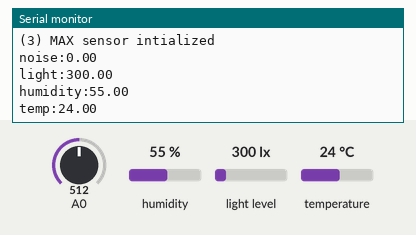
This sketch was run on a simulated Arduino Uno, built with avr-gcc and run on an emulated ATmega328P. Shown: the last lines printed to the serial monitor. Inputs (shaded band) come from the test bench; at power-on: light level 300 lx, A0 = 512, humidity 55 %, temperature 24 °C.

Above: at 1.9 s.
2.0 s: light level set to 40 lx
At 3.4 s:
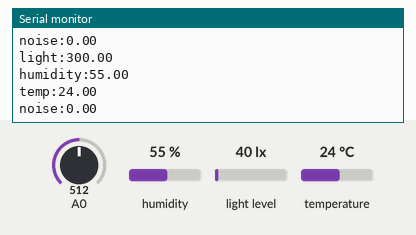
3.5 s: A0 set to 686
At 4.8 s:
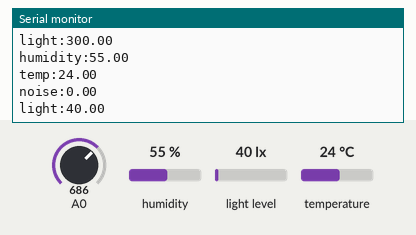
5.0 s: light level set to 500 lx
At 5.5 s:
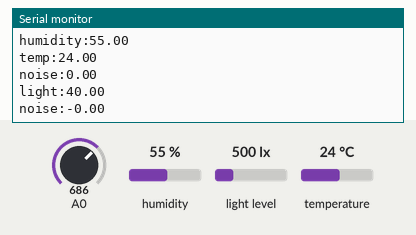
Timing chart, 0 to 8.0 s (numbered marks = the images above; inputs shaded):
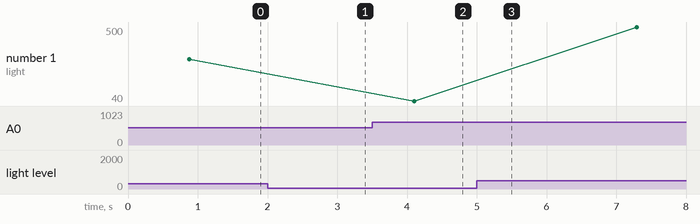

Measured:
- plotted number 1: 40 → 500 after the input at 5.0 s

The sketch:

collect_ard_send.ino
```cpp
/*
 * File:  collect_ard_send
 * Desc:  Code for the Arduino Uno in the Collection module (1a). Collects sensor data
 *        and forwards it to the corresponding ESP8266 over seial.
 *
 * 1. [a.collect_ard_send]-->[b.colect_esp_recv]-->((cloud))
 *
 * 2. [a.display_ard_recv]<--[b.display_esp_send]<--((cloud))
 *
 * Created:   15 Feburary 2018
 * Modified:  12 March 2018
 *
 * KEK1AD - kyle.kennedy@us.bosch.com
 * RBNA - CI/IO
 * Created for the MITE (Mini IoT Experience) Platform Demo in the Chicago Connectory
 */

/*************** General ****************/
#include <stdio.h>
/*************** Sensors ****************/
#include <Wire.h>
#include <Adafruit_Sensor.h>
#include <Adafruit_TSL2561_U.h>
#include "DHT.h"

/**************** Other *****************/
#define PIN_DHT 4           // pin for DHT sensor
#define TYPE_DHT DHT22      // DHT sensor type
#define PIN_RX 10           // Serial receive pin
#define PIN_TX 11           // Serial transmit pin
#define OUTPUT_SIZE 31      // num byes for serial messages

/********** Global State ****************/
Adafruit_TSL2561_Unified tsl = Adafruit_TSL2561_Unified(TSL2561_ADDR_FLOAT, 12345);
DHT dht(PIN_DHT, TYPE_DHT);
const int sampleWindow = 50;  // Sample window for MAX sensor, width in mS (50 mS = 20Hz)
unsigned int sample;
unsigned long timer = 0;

// Run once upon startup of the Arduino
void setup() {
  Serial.begin(57600);    // NOTE: Serial rate can be changed but must match collect_esp_recv

  /* Initialise the sensors */
  // (1) tsl
  // use tsl.begin() to default to Wire,
  // tsl.begin(&Wire2) directs api to use Wire2, etc.
  if(!tsl.begin())
  {
    /* There was a problem detecting the TSL2561 ... check your connections */
    Serial.print("Ooops, no TSL2561 detected ... Check your wiring or I2C ADDR!");
    while(1);
  }
  /* Display some basic information on this sensor */
  displaySensorDetails();
  /* Setup the sensor gain and integration time */
  configureSensor();
  Serial.println("(1) TSL sensor intialized");

  // (2) dht
  dht.begin();
  Serial.println("(2) DHT sensor intialized");
  delay(100);

  // (3) max
  Serial.println("(3) MAX sensor intialized");
  delay(100);
}

// Loop constantly while the Arduino is on
void loop() {
    if (timer >= 120000) timer = 0;  // reset timer every 2 minutes
    // semd all sensor data every 120 seconds
    if (timer % 120000 == 0) {
      sendMAX();
      delay(75);
      sendTSL();
      delay(75);
      sendDHT();
    }
    // send light and noise every 6 seconds
    else if (timer % 6000 == 0) {
      sendMAX();
      delay(75);
      sendTSL();
    }
    // send light every 3 seconds
    else if (timer % 3000 == 0) {
      sendTSL();
    }
    // send noise every 2 seconds
    else if (timer % 2000 == 0) {
      sendMAX();
    }

    // delay one second and increment timer
    delay(1000);
    timer+=1000;
}

/*
 * Name:  sendTSL
 * Args:  none
 * Desc:  Read the current light value from the TSL sensor and forward it over serial.
 * Rets:  void
 */
 void sendTSL() {
  float valTSL;
  if (readTSL(&valTSL) == true) {
    Serial.print("light:");
    Serial.println(valTSL);
  } else {
    Serial.println("MAX read fail!");
  }
}

/*
 * Name:  sendMAX
 * Args:  none
 * Desc:  Read the current noise value from the MAX sensor and forward it over serial.
 * Rets:  void
 */
void sendMAX() {
  double valMAX;
  if (readMAX(&valMAX) == true) {
    Serial.print("noise:");
    Serial.println(valMAX);
  } else {
    Serial.println("MAX read fail!");
  }
}

/*
 * Name:  sendDHT
 * Args:  none
 * Desc:  Read the current temp and humidity values from the DHT sensor and forward
 *        them over serial.
 * Rets:  void
 */
void sendDHT() {
  float valDHT[2];
  if (readDHT(valDHT) == true) {
    Serial.print("humidity:");
    Serial.println(valDHT[0]);
    delay(75);
    Serial.print("temp:");
    Serial.println(valDHT[1]);
  } else {
    Serial.println("DHT read fail!");
  }
}

/*
 * Name:  displaySensorDetails
 * Args:  none
 * Desc:  Displays some basic info about the TSL sensor. Called in start().
 * Rets:  void
 */
void displaySensorDetails()
{
  sensor_t sensor;
  tsl.getSensor(&sensor);
  Serial.println("------------------------------------");
  Serial.print  ("Sensor:       "); Serial.println(sensor.name);
  Serial.print  ("Driver Ver:   "); Serial.println(sensor.version);
  Serial.print  ("Unique ID:    "); Serial.println(sensor.sensor_id);
  Serial.print  ("Max Value:    "); Serial.print(sensor.max_value); Serial.println(" lux");
  Serial.print  ("Min Value:    "); Serial.print(sensor.min_value); Serial.println(" lux");
  Serial.print  ("Resolution:   "); Serial.print(sensor.resolution); Serial.println(" lux");
  Serial.println("------------------------------------");
  Serial.println("");
  delay(500);
}

/*
 * Name:  configureSensor
 * Args:  none
 * Desc:  Configures the gain and timing of the TSL sensor on startup.
 * Rets:  void
 */
void configureSensor()
{
  /* You can also manually set the gain or enable auto-gain support */
  // tsl.setGain(TSL2561_GAIN_1X);        /* No gain ... use in bright light to avoid sensor saturation */
  tsl.setGain(TSL2561_GAIN_16X);        /* 16x gain ... use in low light to boost sensitivity */
  //tsl.setGain(TSL2561_GAIN_8X);
  //tsl.enableAutoRange(true);            /* Auto-gain ... switches automatically between 1x and 16x */

  /* Changing the integration time gives you better sensor resolution (402ms = 16-bit data) */
  //tsl.setIntegrationTime(TSL2561_INTEGRATIONTIME_13MS);      /* fast but low resolution */
  tsl.setIntegrationTime(TSL2561_INTEGRATIONTIME_101MS);  /* medium resolution and speed   */
  // tsl.setIntegrationTime(TSL2561_INTEGRATIONTIME_402MS);  /* 16-bit data but slowest conversions */

  /* Update these values depending on what you've set above! */
  Serial.println("------------------------------------");
  Serial.print  ("Gain:         "); Serial.println("16x");
  Serial.print  ("Timing:       "); Serial.println("101 ms");
  Serial.println("------------------------------------");
}

/*
 * Name:  readTSL
 * Args:  float *valTSL
 * Desc:  Reads the current light value from the TSL sensor. Updates the float buffer
 *        <valTSL> that is passed by reference with the new value.
 * Rets:  boolean true or false according to the success of reading from the sensor
 */
boolean readTSL(float *valTSL) {
  /* Get a new sensor event */
  sensors_event_t event;
  tsl.getEvent(&event);

  /* Display the results (light is measured in lux) */
  if (event.light)
  {
    *valTSL = event.light;
    return true;
  }
  else
  {
    /* If event.light = 0 lux the sensor is probably saturated
       and no reliable data could be generated! */
    Serial.println("Sensor overload");
    return false;
  }
}

/*
 * Name:  readDHT
 * Args:  float *valDHT
 * Desc:  Reads the current temp and humidity values from the DHT sensor. Updates the
 *        float buffer <valDHT> that is passed by reference with the new value.
 * Rets:  boolean true or false according to the success of reading from the sensor
 */
boolean readDHT(float *valDHT) {
  // Reading temperature or humidity takes about 250 milliseconds!
  // Sensor readings may also be up to 2 seconds 'old' (its a very slow sensor)
  float h = dht.readHumidity();
  // Read temperature as Celsius (the default)
  float t = dht.readTemperature();

  // Check if any reads failed and exit early (to try again).
  if (isnan(h) || isnan(t)) {
    Serial.println("Failed to read from DHT sensor!");
    return false;
  }

  // set values and return
  valDHT[0] = h;
  valDHT[1] = t;
  return true;
}

/*
 * Name:  readMAX
 * Args:  float *valMAX
 * Desc:  Reads the current noise value from the MAX sensor. Updates the double buffer
 *        <valMAX> that is passed by reference with the new value.
 * Rets:  boolean true or false according to the success of reading from the sensor
 */
boolean readMAX(double *valMAX) {
   unsigned long startMillis = millis();  // Start of sample window
   unsigned int peakToPeak = 0;   // peak-to-peak level

   double voltageInput = 3.3;
   unsigned int inputMax = 676;   // 1024 for 5V input
   unsigned int signalMax = 0;
   unsigned int signalMin = inputMax;

   // collect data for 50 mS
   while (millis() - startMillis < sampleWindow)
   {
      sample = analogRead(0);
      if (sample < inputMax)  // toss out spurious readings
      {
         if (sample > signalMax)
         {
            signalMax = sample;  // save just the max levels
         }
         else if (sample < signalMin)
         {
            signalMin = sample;  // save just the min levels
         }
      }
   }
   peakToPeak = signalMax - signalMin;  // max - min = peak-peak amplitude
   double volts = (peakToPeak * voltageInput) / inputMax;  // convert to volts
   if (volts >= 0.0 && volts <= voltageInput) {
      volts = volts / voltageInput * 100.0; // convert to percentage
      *valMAX = volts;
      return true;
   }
}
```
